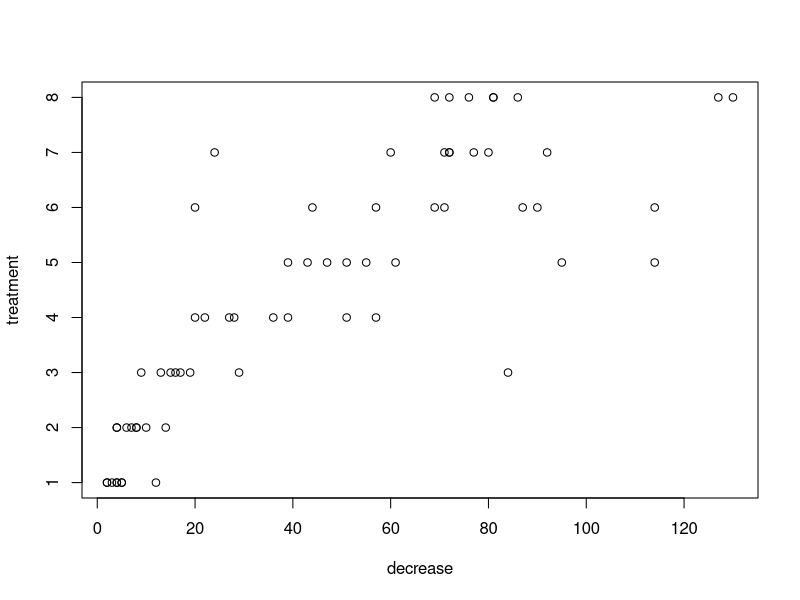
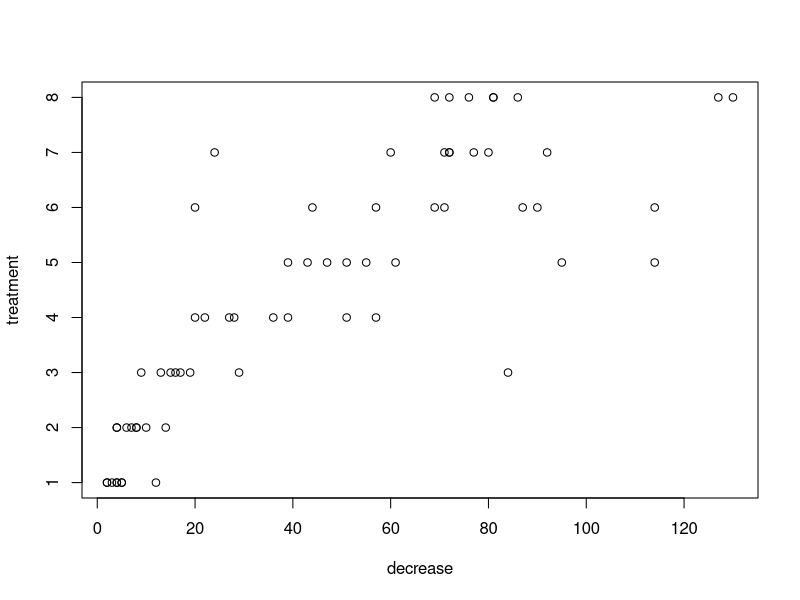
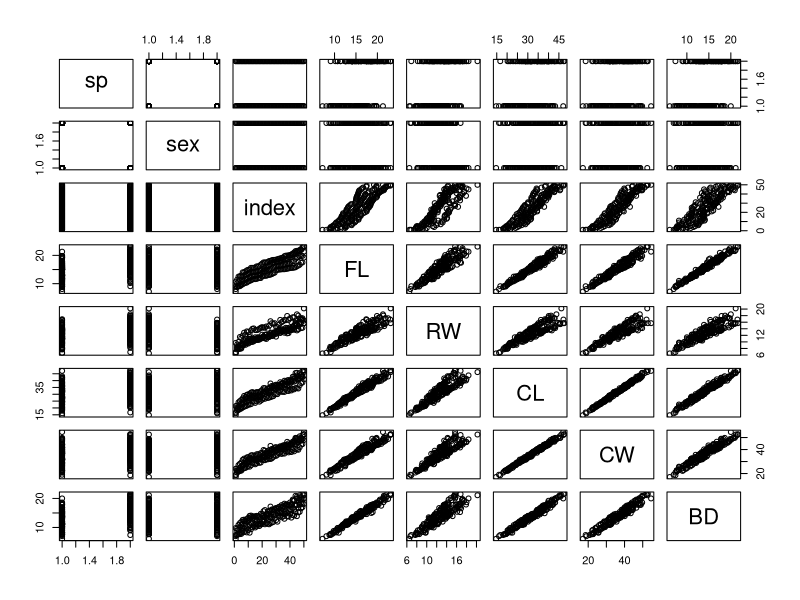

Write R code to recreate these figures, in order.
## ---- chunk 1
knitr::opts_chunk$set(echo = TRUE)
library(MASS)
## ---- chunk 2
bee<-data.frame(OrchardSprays)
bee<-bee[,c(1,4)]

# Visualisation des donées bee
# bee$treatment est une variable qualitative en facteur
plot(bee)

# On transfrome la variable treatment en variable auantitative
bee2<-bee
bee2$treatment<-as.numeric(bee2$treatment)
# Visualisation des donées bee
# bee$treatment est une variable quantitative en numérique maintenant
plot(bee2)

## ---- chunk 3
reg<-lm(bee$decrease~bee$treatment)
summary(reg)

# Anova sur la régression linéaire
anov<-anova(reg)
anov
## ---- chunk 4
# 5) Test deux à deux
A<-bee[which(bee$treatment=="A"),]
B<-bee[which(bee$treatment=="B"),]
C<-bee[which(bee$treatment=="C"),]
D<-bee[which(bee$treatment=="D"),]

# A contre B
t.test(A$decrease-B$decrease)
# La p-value est supérieur à 0.05 donc on ne rejète pas 
# H0 = A et B ont leur moyenne proche
## ---- chunk 5
# Test de barlett ou Test d'homogénéité
bartlett.test(bee$decrease~bee$treatment)
# Le Test de Barlett n'est pas très robuste si les données ne sont pas de loi normale, mieux vaut utiliser le test de Levene ou de BrownForsythe
## ---- chunk 6
crab<-crabs

plot(crab)
## ---- chunk 7

# Espèce
reg_sp<-lm(crab$BD~crab$sp)
summary(reg_sp)
# L'espèce O influe le plus sur la variable BD, contrairement à l'espèce B

anov_sp<-anova(reg_sp)
anov_sp
# on a que la p-value est faible (<0.05) donc on rejète H0=les moyennes de groupes sont égales. Donc l'espèce influe bien sur la variable BD


# Sex
reg_sex<-lm(crab$BD~crab$sex)
summary(reg_sex)
# Le sexe M influe le plus sur la variable BD, contrairement au sexe F

anov_sex<-anova(reg_sex)
anov_sex
# On a que la p-value est est de 0.20 (>0.05) donc on ne rejète pas H0=les moyennes des groupes sont égales. Donc le sex n'influe pas sur la variable BD
## ---- chunk 8
reg_crab<-lm(BD~sex+sp+sex:sp,data=crab)
summary(reg_crab)

anov_crab<-anova(reg_crab)
anov_crab
